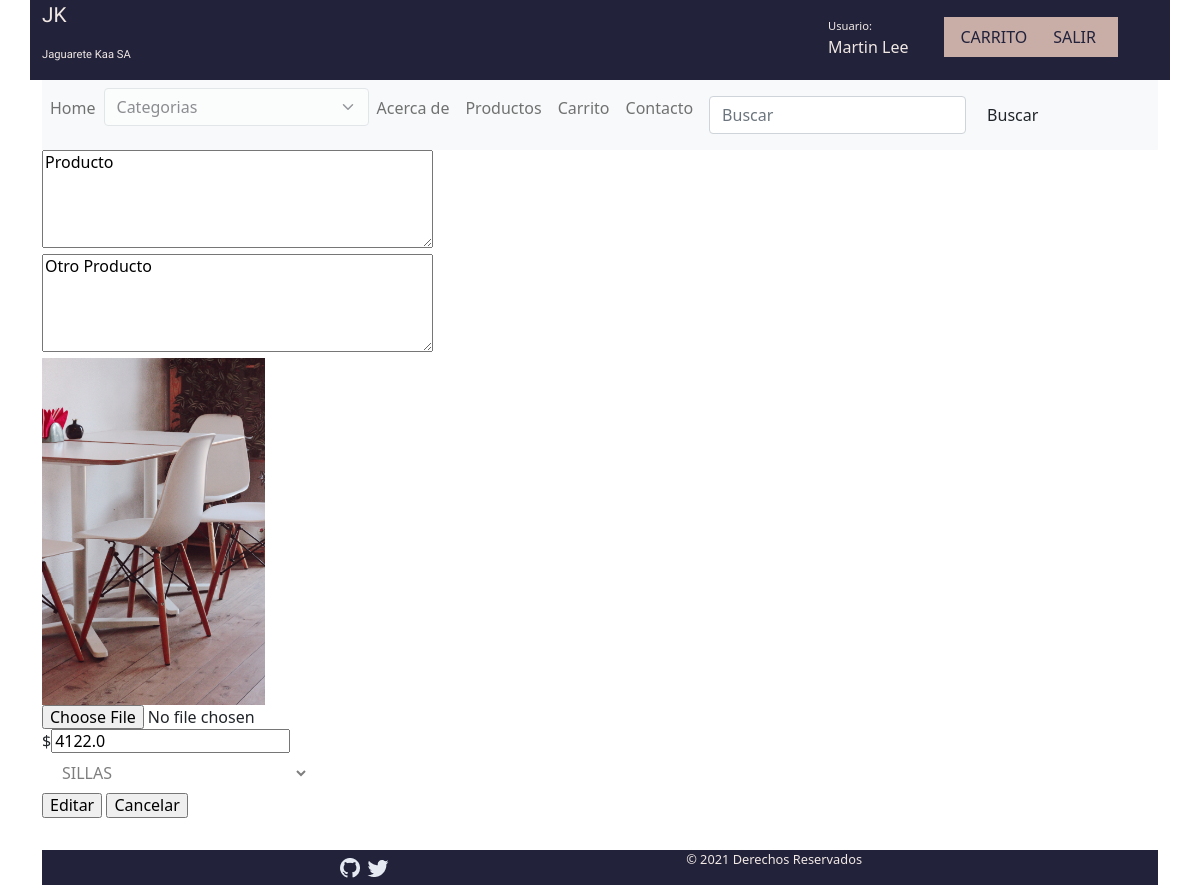
The app's page /producto/6 (signed in) with its own data.
### CARRITO/models.py (models this page shows, shortened)
class Producto(models.Model):
    titulo =  models.CharField(max_length=100)
    imagenProducto =  models.ImageField(upload_to='productos',blank = True, null = True)
    descripcion = models.CharField(max_length=100)
    precio =  models.FloatField()
    categoria = models.ForeignKey(Categoria,on_delete= models.CASCADE, null=False)
    created =  models.DateTimeField(auto_now_add=True)
    updated =  models.DateTimeField(auto_now_add=True)

### CARRITO/views.py (the view, shortened to what this page needs)
# urls.py: path('producto/<int:id>', views.productoEditar, name='EditarProducto'),
@login_required(login_url='login')
def productoEditar(request, id):
    producto = Producto.objects.get(pk = id)
    categorias = Categoria.objects.all()
    form = ProductoForm(request.POST)
    return render (request,'productos/editar.html',{'form':form, 'producto':producto, 'categorias':categorias})

### CARRITO/forms.py
class ProductoForm(forms.ModelForm):
    categoria_id =forms.ModelChoiceField(queryset=Categoria.objects.all())
    class Meta:
        model = Producto
        fields = ['titulo', 'imagenProducto', 'descripcion','precio',]

### CARRITO/context_processors.py (called while the page is built)
def extras(request):
    categorias =  Categoria.objects.all()
    return {'categorias':categorias}

### CARRITO/models.py (called while the page is built)
    def __str__(self):
        return f"{self.descripcion}"

### CARRITO/templates/productos/editar.html (shortened to what this page needs)
{% extends "layout.html" %}
{% block content %}
        <form action="{$ url 'EditarProducto' $}" method="POST">
            <div><textarea name="titulo" id="titulo" cols="40" rows="5">{{producto.titulo}}</textarea></div>
            <div><textarea name="descripcion" id="descripcion" cols="40" rows="5">{{producto.descripcion}}</textarea></div>
            <div><img id="imagen_producto" src="{{ producto.imagenProducto.url }}" alt="Imagen Produco" width="20%" height="35%"></div>
            <div><input id="file_imagen" type="file"></div>
            <div>$<input type="" value="{{producto.precio}}"></div>
            <div>
                <select>
                    {% for categoria in categorias  %}
                        {% if categoria.id == producto.categoria_id  %}
                        <option selected value="{{categoria_id}}">{{categoria}}</option>
                        {% else %}
                            <option value="{{categoria_id}}">{{categoria}}</option>
                        {% endif %}}
                    {% endfor %}
                </select>
            </div>
            <input type="submit" value="Editar">
            <input type="button" value="Cancelar">
        </form>
{%endblock%}

### CARRITO/templates/header.html (shortened to what this page needs)
<header >
    <div class="row">
            <div class="col" id="logo_marca" >
                <div class="logo_jk">
                    <p id="logo_jk">JK</p>
                </div>
                <p id="marca">Jaguarete Kaa SA</p>
            </div>
            <div class="col" id="opciones_user">
                {% if user.is_authenticated %}
                    <div class="usuarioConectado">
                        <p class="usuario">Usuario: </p>
                        <p class="usuario_conactado">{{ user.get_full_name }}</p>
                    </div>
                {% endif%}
                <div class="opciones">
                    {% if user.is_authenticated %}
                            {% if request.user.is_superuser %}
                                    <a class="boton_opciones_user" href="{% url 'Logout' %}">SALIR</a>
                            {%else%}
                                <div class="row">
                                        <a class="boton_opciones_user col col-lg-6 col-sm-12 col-xs-12" href="{% url 'Carrito' %}">CARRITO</a>
                                        <a class="boton_opciones_user col col-lg-6 col-sm-12 col-xs-12" href="{% url 'Logout' %}">SALIR</a>
                                </div>
                            {% endif %}
                    {% endif %}
                </div>
            </div>
</header>

### static/css/mis_estilos.css (style rules this page uses)
#logo_marca { background: #22223b; font-family: 'Otomanopee One', sans-serif; width: 20%; }
#logo_jk { font-family: 'Otomanopee One', sans-serif; color: #f2e9e4; font-size: 1.3em; }
#marca { font-family: 'Otomanopee One', sans-serif; color: #f2e9e4; font-size: .7em; }
select { border: none; padding-right: 0; padding-left: 0; background: #000000; opacity: 0.5; padding: .5rem 1rem; background-color: transparent; }
#opciones_user { background-color: #22223b; display: flex; flex-direction: row; justify-content: space-evenly; align-items: center; }
.opciones { margin: 0%; padding-bottom: 1.4em; padding-right: 2em; }
.boton_opciones_user { text-decoration: none; background-color: #c9ada7; color: #22223b; padding: .5rem 1rem; margin-top: 1em; text-align: center; }
#opciones_user { display: flex; flex-direction: row; justify-content: flex-end; align-items: center; padding-right:2em ; }
.usuarioConectado { display: flex; flex-direction: column; justify-content: center; align-items: flex-start; color: #f2e9e4; margin: 0%; margin-right: 3em; padding-top: .8em;; }
.usuario { margin: 0%; padding: 0%; font-size: .7em; }

### records on screen
Producto: titulo "Producto", descripcion "Otro Producto", imagenProducto (picture), precio "4122.0"

### other values on screen
{{ user.get_full_name }} "Martin Lee"
form field value "SILLAS"
